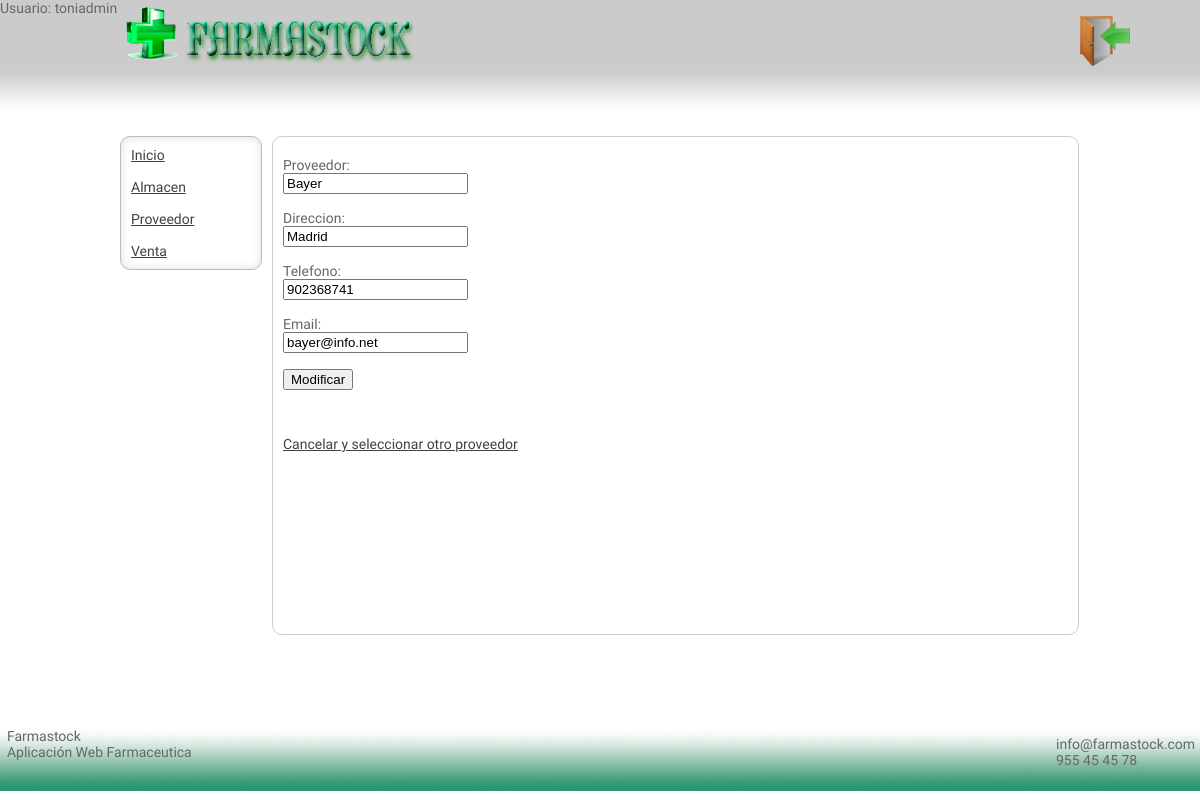
/modificar_proveedor.php?id_proveedor=1 (signed in), run on the app's committed database.
### tables this page shows
CREATE TABLE IF NOT EXISTS `proveedor` (
  `id_proveedor` int(11) NOT NULL AUTO_INCREMENT,
  `nombre` varchar(11) NOT NULL,
  `direccion` varchar(11) NOT NULL,
  `telefono` int(11) NOT NULL,
  `email` varchar(20) NOT NULL,
  PRIMARY KEY (`id_proveedor`)
);

### modificar_proveedor.php (the view, shortened to what this page needs)
<!DOCTYPE html PUBLIC "-//W3C//DTD XHTML 1.0 Transitional//ES" "http://www.w3.org/TR/xhtml1/DTD/xhtml1-transitional.dtd">
<html xmlns="http://www.w3.org/1999/xhtml">
<head>
<link href="css/principal.css" rel="stylesheet" type="text/css" />
</head>
<body>
<div class="container">
  <div class="header">
  <?php include("includes/cabecera.php"); ?>
     </div>
       <div class="logo_logout">
           <?php include("includes/logo_logout.php"); ?>
       </div>
  <div class="menuizqu">
      <?php include("includes/menuizquierda.php"); ?>
  </div>
  <div class="content">
 <?php
 $id_proveedor = $_GET["id_proveedor"];
 $ssql = "select * from proveedor where id_proveedor=" . $id_proveedor;
$proveedor_editar = mysql_query($ssql);
$line = mysql_fetch_object($proveedor_editar);
 ?>
 <form action="update_proveedor.php" method="post">
 	Proveedor:
    <br />
    <input type="text" name="nombre" value="<?php echo $line->nombre;?>" />
    <br />
    <br />
    Direccion:
    <br />
    <input type="text" name="direccion" value="<?php echo $line->direccion;?>" />
     <br />
      <br />
      Telefono:
    <br />
    <input type="text" name="telefono" value="<?php echo $line->telefono;?>" />
     <br />
      <br />
      Email:
    <br />
    <input type="text" name="email" value="<?php echo $line->email;?>" />
     <br />
      <br />
      <input type="submit" value="Modificar" />
     </form>
     <br />
     <br />
     <a href="proveedor.php">Cancelar y seleccionar otro proveedor</a>
  </div>
  <div class="footer">
    <?php include("includes/pie.php");?>
    </div>
  </div>
</body>
</html>

### css/principal.css (style rules this page uses)
body { font-family: 'Exo 2', sans-serif; margin: 0; padding: 0; color: #666; background-color: #FFFFFF; background-image: url(../images/fondo.jpg); background-repeat: repeat-x; background-position: left top; font-size: 14px; }
a:link { color: #42413C; text-decoration: underline; }
.container { width: 960px; margin: 0 auto; }
.menuizqu { float: left; background-color:#fff; border:1px solid #bbbabc; width:120px; border-radius:10px; -moz-border-radius:10px; -webkit-border-radius:10px; box-shadow:inset 0 0 8px #dcddde; -moz-box-shadow:inset 0 0 8px #dcddde; -webkit-box-shadow:inset 0 0 8px #dcddde; margin-top: 120px; margin-right: 10px; padding: 10px; }
.content { width: 785px; float: left; background-color:#fff; border:1px solid #CCCCCC; border-radius:10px; -moz-border-radius:10px; -webkit-border-radius:10px; margin-top: 120px; padding-top: 20px; margin-bottom: 10px; padding-right: 10px; padding-bottom: 10px; padding-left: 10px; height: 467px; overflow: auto; }
.footer { position:fixed; top:91%; left:0%; height:10%; width:100%; background-color: #FFFFFF; background-image: url(../images/fondo_pie.jpg); background-repeat: repeat-x; background-position: left top; }
.logo_logout { position:absolute; top:2%; left:90%; }

### data on the page
proveedor: nombre "Bayer", direccion "Madrid", telefono "902368741", email "bayer@info.net"

### other printed values
$_SESSION['login_usuario'] "toniadmin"
